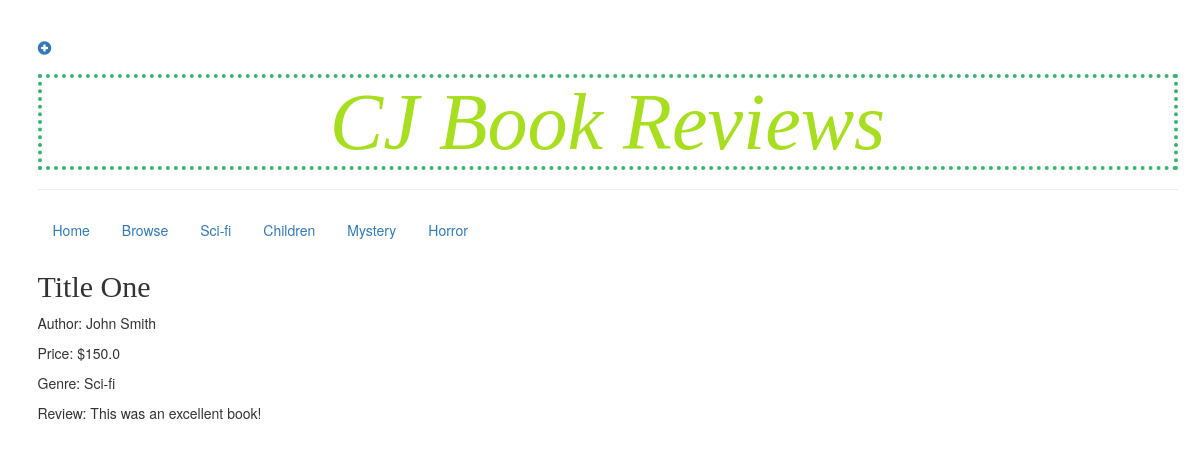
/sci_fi, run on the app's committed database.
### review/models.py (models this page shows, shortened)
class Rev(models.Model):  # class indicates we are defining an object, model.Models means object is a Django model
    title = models.CharField(max_length=200)  # fields
    author = models.CharField(max_length=200)
    price = models.FloatField()
    GENRE_CHOICE = (
        ('Sci-FI', 'Sci-Fi'),
        ('Mystery', 'Mystery'),
        ('Children', 'Children'),
        ('Horror', 'Horror'),
        ('Political Thriller', 'Political Thriller'),
        ('Self-Help', 'Self-Help'),
        ('Biography', 'Biography'),
        ('Textbook', 'Textbook'),
        ('Picture Book', 'Picture Book'),
        ('Travel', 'Travel'),
    )
    genre = models.CharField(max_length=50, choices=GENRE_CHOICE, null=True)
    AGE_CHOICE = (
        ('Toddler', 'Toddlers'),
        ('Kids', 'Kids'),
        ('Young Adult', 'Young Adult'),
        ('College', 'College'),
        ('Adults', 'Adults'),
    )
    age = models.CharField(max_length=50, choices=AGE_CHOICE, null=True)
    review = models.TextField(max_length=2000)

### review/views.py (the view)
# urls.py: path('sci_fi', views.sci_fi, name='sci_fi'),
def sci_fi(request):
    sci = Rev.objects.filter(genre="Sci-fi")
    return render(request, 'review/sci.html',
                  {'sci': sci})

### review/templates/review/sci.html
{% extends 'review/base.html' %}
{% block content %}
{% for rev in sci %}
    <div>
<h2>{{rev.title}}</h2>
<p> Author: {{rev.author}}</p>
<p> Price: ${{rev.price}}</p>
<p> Genre: {{rev.genre}}</p>
<p> Review: {{rev.review}}</p>
    </div>
{% endfor %}
{% endblock %}

### review/static/css/review.css (style rules this page uses)
body { padding-left: 15px; }
h2 { font-family: 'Lobster', cursive; }

### data on the page
Rev: title "Title One", author "John Smith", price "150.0", genre "Sci-fi", review "This was an excellent book!"
